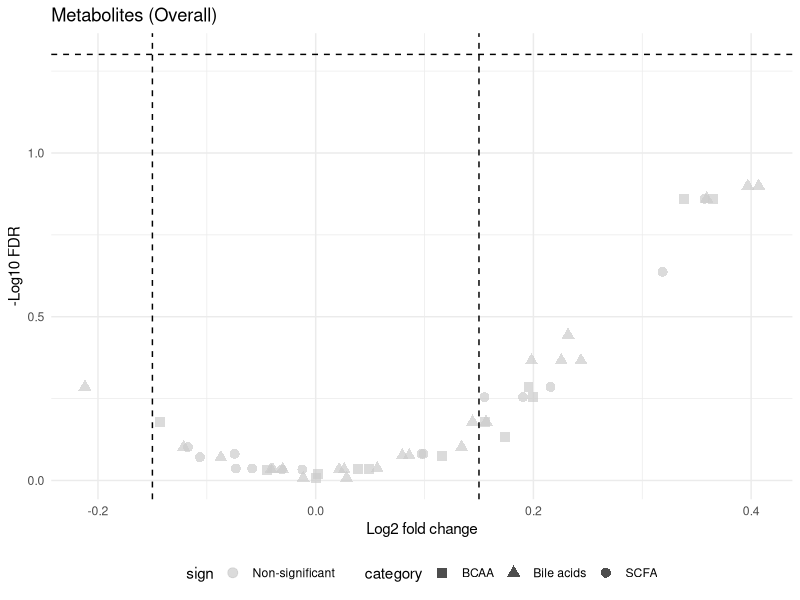

This chart was generated by the following R code:
# Metabolite differential analysis (Wilcoxon) + volcano plot
library(ggplot2)
library(dplyr)
library(ggrepel)

# ------------------------------ 1. Simulate metabolite data ------------------------------
set.seed(456)
n_met <- 50
met_names <- paste0("Met", 1:n_met)
n_samples <- 100

# Simulate abundance for BCAA, SCFA, Bile acids
category <- sample(c("BCAA", "SCFA", "Bile acids"), n_met, replace = TRUE, prob = c(0.2, 0.3, 0.5))

# Create data frame: sample-wise metabolite levels
met_data <- matrix(runif(n_met * n_samples, 0, 10), nrow = n_met, ncol = n_samples,
                   dimnames = list(met_names, paste0("sample", 1:n_samples)))
# Add group labels
coldata <- data.frame(
  sample = colnames(met_data),
  group = sample(c("GDM", "Control"), n_samples, replace = TRUE),
  trimester = sample(c("early", "middle", "late"), n_samples, replace = TRUE),
  stringsAsFactors = FALSE
)

# Introduce some differential effects (e.g., GDM up in 2nd/3rd for some metabolites)
for (i in 1:n_met) {
  if (runif(1) < 0.3) {  # 30% metabolites are differential
    effect <- runif(1, 0.5, 2)
    idx <- which(coldata$group == "GDM" & coldata$trimester %in% c("middle", "late"))
    met_data[i, idx] <- met_data[i, idx] + effect
  }
}

# ------------------------------ 2. Wilcoxon test per trimester + overall ------------------------------
run_wilcox <- function(met_vec, group_vec) {
  test <- wilcox.test(met_vec ~ group_vec)
  return(test$p.value)
}

compute_log2FC <- function(met_vec, group_vec) {
  log2((mean(met_vec[group_vec == "GDM"], na.rm = TRUE) + 1) /
       (mean(met_vec[group_vec == "Control"], na.rm = TRUE) + 1))
}

results <- data.frame()
for (met in met_names) {
  for (tri in c("early", "middle", "late", "all")) {
    if (tri == "all") {
      idx <- 1:n_samples
    } else {
      idx <- which(coldata$trimester == tri)
    }
    if (length(unique(coldata$group[idx])) < 2) next
    pval <- run_wilcox(met_data[met, idx], coldata$group[idx])
    logFC <- compute_log2FC(met_data[met, idx], coldata$group[idx])
    results <- rbind(results, data.frame(
      metabolite = met,
      trimester = tri,
      pvalue = pval,
      log2FC = logFC,
      stringsAsFactors = FALSE
    ))
  }
}

# Adjust p-values per trimester
results <- results %>%
  group_by(trimester) %>%
  mutate(padj = p.adjust(pvalue, "BH"),
         logp = -log10(padj)) %>%
  ungroup()

# Add category info
results <- results %>%
  left_join(data.frame(metabolite = met_names, category = category), by = "metabolite")

write.csv(results, "metabolite_results.csv", row.names = FALSE)

# ------------------------------ 3. Volcano plot (overall trimester) ------------------------------
volc_data <- results %>% filter(trimester == "all")
volc_data <- volc_data %>%
  mutate(sign = ifelse(padj < 0.05 & log2FC > 0.15, "Up-regulated",
                       ifelse(padj < 0.05 & log2FC < -0.15, "Down-regulated", "Non-significant")),
         label = ifelse(padj < 0.05 & abs(log2FC) > 0.3, metabolite, ""))

p_volcano <- ggplot(volc_data, aes(x = log2FC, y = logp, color = sign, shape = category)) +
  geom_point(alpha = 0.7, size = 3) +
  geom_text_repel(aes(label = label), size = 3, color = "black", max.overlaps = 20) +
  scale_color_manual(values = c("Up-regulated" = "#E18E6D",
                                "Down-regulated" = "#62B197",
                                "Non-significant" = "grey80")) +
  scale_shape_manual(values = c("BCAA" = 15, "SCFA" = 16, "Bile acids" = 17)) +
  geom_hline(yintercept = -log10(0.05), linetype = "dashed") +
  geom_vline(xintercept = c(-0.15, 0.15), linetype = "dashed") +
  labs(x = "Log2 fold change", y = "-Log10 FDR", title = "Metabolites (Overall)") +
  theme_minimal() +
  theme(legend.position = "bottom")
print(p_volcano)

# Optionally save
# ggsave("metabolite_volcano.pdf", p_volcano, width = 8, height = 6)

# ------------------------------ 4. Optional: boxplots for top hits ------------------------------
top_hits <- volc_data %>% filter(padj < 0.05) %>% arrange(padj) %>% head(6)
if (nrow(top_hits) > 0) {
  # Prepare boxplot data for top metabolites
  box_data <- coldata
  for (met in top_hits$metabolite) {
    box_data[[met]] <- met_data[met, box_data$sample]
  }
  box_long <- box_data %>%
    pivot_longer(cols = all_of(top_hits$metabolite), names_to = "metabolite", values_to = "abundance")
  
  p_box <- ggplot(box_long, aes(x = trimester, y = abundance, fill = group)) +
    geom_boxplot(alpha = 0.6, outlier.shape = NA) +
    facet_wrap(~ metabolite, scales = "free") +
    scale_fill_manual(values = c("GDM" = "#E18E6D", "Control" = "#62B197")) +
    labs(y = "Abundance") +
    theme_minimal()
  print(p_box)
}
